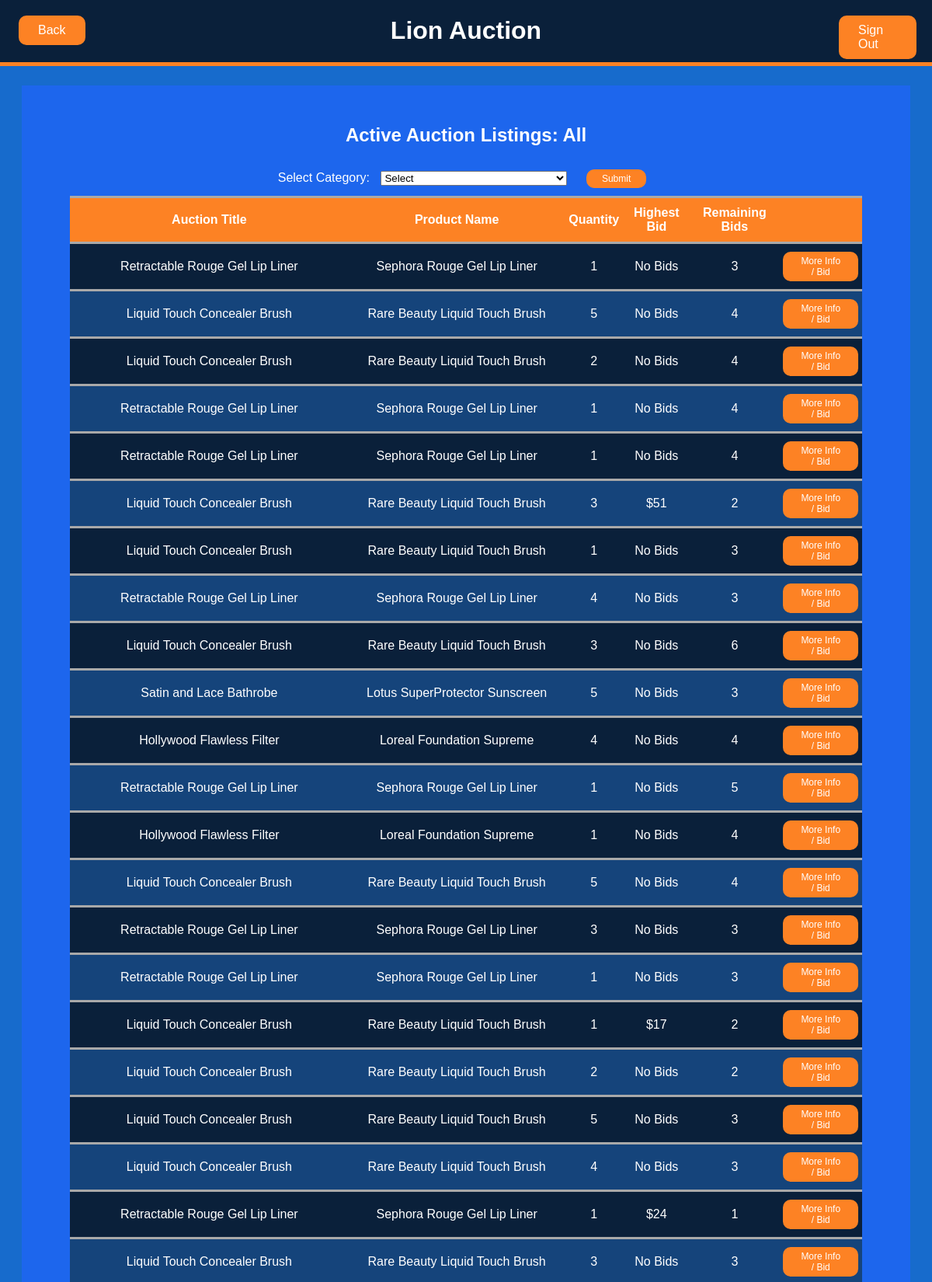
Screenshot of /auctionListings (upper part) with the database file from the repository.
### tables this page shows
CREATE TABLE auction_listings(Seller_Email TEXT, Listing_ID INTEGER, Category TEXT, Auction_Title TEXT, Product_Name TEXT, Product_Description TEXT, Quantity INTEGER, Reserve_Price INTEGER, Max_bids INTEGER, Status INTEGER,Remove_Reason TEXT,PRIMARY KEY (Seller_Email, Listing_ID),FOREIGN KEY (Seller_Email) REFERENCES sellers(email));

### app.py (the view, shortened to what this page needs)
@app.route('/auctionListings', methods=['GET', 'POST'])
def auctionListingsPage():
    data = {"listings": getAuctionListings('Root'),
            "category": 'All',
            "categories": getCategories()
            }
    return render_template('auctionListings.html', data=data)

### app.py (called while the page is built)
def getCategories():
    categories = []
    connection = sql.connect('database.db')
    cursor = connection.execute('SELECT category_name FROM categories')
    categoryRows = cursor.fetchall()
    for row in categoryRows:
        cursor = connection.execute('SELECT * FROM auction_listings WHERE Category=? AND Status=1', (row[0],))
        if cursor.fetchone():
            categories.append(row[0])
    return categories

### templates/auctionListings.html (shortened to what this page needs)
<!DOCTYPE html>
<html lang="en">
<head>
    <link rel="stylesheet" href="../static/css/mystyle.css">
</head>
<body>
<div class="header">
    <a class="buttonBig" style="position: fixed; margin: 20px 20px 20px 90%" href="/" role="button">Sign Out</a>
    <a class="buttonBig" style="position: fixed; margin: 20px 20px 20px 2%" href="/bidderMain" role="button">Back</a>
    <h1>Lion Auction</h1>
</div>
<div class="content">
    <h2 style="text-align: center">Active Auction Listings: {{ data.category }}</h2>
    <form style="text-align: center" classaction="" method="post">
        <label>Select Category:</label>
        <select name="category" id="category">
            <option value="" selected hidden>Select</option>
        </select>
        <input type="submit" class="buttonSmall" name="button" value="Submit">
    </form>
    <table style="width: 90%;">
        <tr>
            <th scope="col"> Auction Title</th>
            <th scope="col"> Product Name</th>
            <th scope="col"> Quantity</th>
            <th scope="col"> Highest Bid</th>
            <th scope="col"> Remaining Bids</th>
            <th scope="col"> </th>
        </tr>
        <tbody>
        {% for auction in data.listings%}
            <tr>
                <td> {{ auction[3] }} </td>
                <td> {{ auction[4] }} </td>
                <td> {{ auction[6] }} </td>
                {% if auction[12]=='No Bids' %}
                <td> {{ auction[12] }} </td>
                {% else %}
                <td> ${{ auction[12] }} </td>
                {% endif %}
                <td> {{ auction[13] }} </td>
                <td><form method="post"><button type="submit" class="buttonSmall" name="button" value=" {{ auction[1] }}">More Info / Bid</button></form></td>
            </tr>
        {% endfor %}
        </tbody>
    </table>
</div>
</body>
</html>

### static/css/mystyle.css (style rules this page uses)
:root { --main: #176BCC; --dark: #0A203A; --alt: #1D66ED; --accent: #FD8224; --darkalt: #15447B }
body { background-color: var(--main); font-family: Helvetica; color: black; }
input { margin: 10px; color: black; }
select { margin: 10px; color: black; }
h1 { text-align: center; }
h2 { color: white; }
a { border: 10px; }
label { color: white; font-size: 16px; }
table { text-align: center; color: white; margin-left: 5%; margin-right: 5%; border-collapse: collapse; }
th { background: var(--accent); border-bottom: darkgray solid; border-top: darkgray solid; padding: 10px 5px; }
td { padding: 10px 5px; border-top: darkgray solid; border-bottom: darkgray solid; overflow: hidden; width: auto; }
tr:nth-child(odd) { background-color: var(--dark); }
tr:nth-child(even) { background-color: var(--darkalt) }
.header { background-color: var(--dark); color: white; width: 100%; position: fixed; top: 0; left: 0; border-bottom: 5px solid var(--accent); }
.content { background-color: var(--alt); margin: 110px 20px 50px; padding: 30px 5px; }
.buttonBig { background-color: var(--accent); border: none; color: white; padding: 10px 25px; font-size: 16px; border-radius: 10px; text-decoration:none; }
.buttonSmall { background-color: var(--accent); border: none; color: white; padding: 5px 20px; font-size: 12px; border-radius: 10px; text-decoration:none; }

### rows the page displays
auction_listings: Auction_Title "Retractable Rouge Gel Lip Liner", Product_Name "Sephora Rouge Gel Lip Liner", Quantity "1", auction "No Bids", Max_bids "3", {{ auction[1] }} 61 (drawn)
auction_listings: Auction_Title "Liquid Touch Concealer Brush", Product_Name "Rare Beauty Liquid Touch Brush", Quantity "5", auction "No Bids", Max_bids "4", {{ auction[1] }} 102 (drawn)
auction_listings: Auction_Title "Liquid Touch Concealer Brush", Product_Name "Rare Beauty Liquid Touch Brush", Quantity "2", auction "No Bids", Max_bids "4", {{ auction[1] }} 104 (drawn)
auction_listings: Auction_Title "Retractable Rouge Gel Lip Liner", Product_Name "Sephora Rouge Gel Lip Liner", Quantity "1", auction "No Bids", Max_bids "4", {{ auction[1] }} 113 (drawn)
auction_listings: Auction_Title "Retractable Rouge Gel Lip Liner", Product_Name "Sephora Rouge Gel Lip Liner", Quantity "1", auction "No Bids", Max_bids "4", {{ auction[1] }} 154 (drawn)
auction_listings: Auction_Title "Liquid Touch Concealer Brush", Product_Name "Rare Beauty Liquid Touch Brush", Quantity "3", auction "51", auction "2", {{ auction[1] }} 229 (drawn)
auction_listings: Auction_Title "Liquid Touch Concealer Brush", Product_Name "Rare Beauty Liquid Touch Brush", Quantity "1", auction "No Bids", Max_bids "3", {{ auction[1] }} 263 (drawn)
auction_listings: Auction_Title "Retractable Rouge Gel Lip Liner", Product_Name "Sephora Rouge Gel Lip Liner", Quantity "4", auction "No Bids", Max_bids "3", {{ auction[1] }} 294 (drawn)
auction_listings: Auction_Title "Liquid Touch Concealer Brush", Product_Name "Rare Beauty Liquid Touch Brush", Quantity "3", auction "No Bids", Max_bids "6", {{ auction[1] }} 589 (drawn)
auction_listings: Auction_Title "Satin and Lace Bathrobe", Product_Name "Lotus SuperProtector Sunscreen", Quantity "5", auction "No Bids", Max_bids "3", {{ auction[1] }} 855 (drawn)
auction_listings: Auction_Title "Hollywood Flawless Filter", Product_Name "Loreal Foundation Supreme", Quantity "4", auction "No Bids", auction "4", {{ auction[1] }} 900 (drawn)
auction_listings: Auction_Title "Retractable Rouge Gel Lip Liner", Product_Name "Sephora Rouge Gel Lip Liner", Quantity "1", auction "No Bids", Max_bids "5", {{ auction[1] }} 1080 (drawn)
auction_listings: Auction_Title "Hollywood Flawless Filter", Product_Name "Loreal Foundation Supreme", Quantity "1", auction "No Bids", Max_bids "4", {{ auction[1] }} 1221 (drawn)
auction_listings: Auction_Title "Liquid Touch Concealer Brush", Product_Name "Rare Beauty Liquid Touch Brush", Quantity "5", auction "No Bids", Max_bids "4", {{ auction[1] }} 1242 (drawn)
auction_listings: Auction_Title "Retractable Rouge Gel Lip Liner", Product_Name "Sephora Rouge Gel Lip Liner", Quantity "3", auction "No Bids", auction "3", {{ auction[1] }} 1272 (drawn)
auction_listings: Auction_Title "Retractable Rouge Gel Lip Liner", Product_Name "Sephora Rouge Gel Lip Liner", Quantity "1", auction "No Bids", Max_bids "3", {{ auction[1] }} 1332 (drawn)
auction_listings: Auction_Title "Liquid Touch Concealer Brush", Product_Name "Rare Beauty Liquid Touch Brush", Quantity "1", auction "17", auction "2", {{ auction[1] }} 1725 (drawn)
auction_listings: Auction_Title "Liquid Touch Concealer Brush", Product_Name "Rare Beauty Liquid Touch Brush", Quantity "2", auction "No Bids", auction "2", {{ auction[1] }} 1833 (drawn)
auction_listings: Auction_Title "Liquid Touch Concealer Brush", Product_Name "Rare Beauty Liquid Touch Brush", Quantity "5", auction "No Bids", Max_bids "3", {{ auction[1] }} 1993 (drawn)
auction_listings: Auction_Title "Liquid Touch Concealer Brush", Product_Name "Rare Beauty Liquid Touch Brush", Quantity "4", auction "No Bids", Max_bids "3", {{ auction[1] }} 2005 (drawn)
auction_listings: Auction_Title "Retractable Rouge Gel Lip Liner", Product_Name "Sephora Rouge Gel Lip Liner", Quantity "1", auction "24", auction "1", {{ auction[1] }} 2049 (drawn)
auction_listings: Auction_Title "Liquid Touch Concealer Brush", Product_Name "Rare Beauty Liquid Touch Brush", Quantity "3", auction "No Bids", auction "3", {{ auction[1] }} 2141 (drawn)

### other values shown
{{ data.category }} "All"
